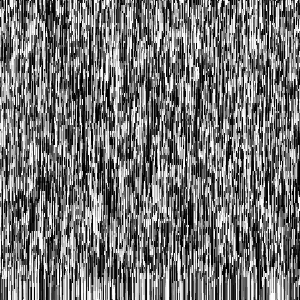
Frame 1 (no input)
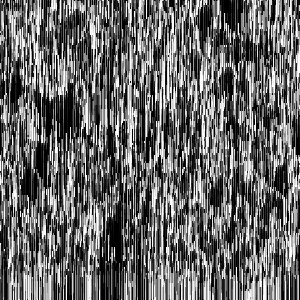
Frame 60 (no input)
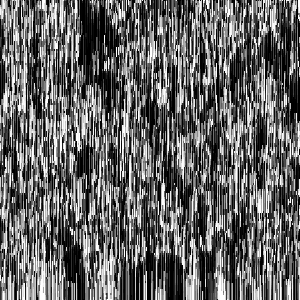
Frame 120 (the mouse pressed at the canvas centre since frame 60)

The p5.js sketch that drew these frames (run headless with seeded random() and noise() and a simulated clock; from frame 60 on, the mouse is pressed at the canvas centre):

// p5.js sketch
// ── sketch.js
// cellular automaton drawn as vertical strips — strip height scales with neighbor count.
// Click to restart.

const cellSize = 2;
let numX, numY;
let state, next, live;

function setup() {
  createCanvas(300, 300);
  numX = floor(width / cellSize);
  numY = floor(height / cellSize);
  restart();
}

function restart() {
  state = new Uint8Array(numX * numY);
  next = new Uint8Array(numX * numY);
  live = new Uint8Array(numX * numY);
  for (let i = 0; i < state.length; i++) state[i] = random(2) > 1 ? 1 : 0;
}

function calcNext() {
  for (let x = 0; x < numX; x++) {
    for (let y = 0; y < numY; y++) {
      const idx = x * numY + y;
      const s = state[idx];
      let l = s === 1 ? 1 : 0;
      for (let dx = -1; dx <= 1; dx++) {
        for (let dy = -1; dy <= 1; dy++) {
          if (dx === 0 && dy === 0) continue;
          const nx = (x + dx + numX) % numX;
          const ny = (y + dy + numY) % numY;
          if (state[nx * numY + ny] === 1) l++;
        }
      }
      let n = l <= 4 ? 0 : 1;
      if (l === 3 || l === 6) n = 1 - n;
      next[idx] = n;
      live[idx] = l;
    }
  }
}

function draw() {
  background(255);
  calcNext();

  push();
  rectMode(CENTER);
  translate(cellSize / 2, cellSize / 2);
  noStroke();
  for (let x = 0; x < numX; x++) {
    for (let y = 0; y < numY; y++) {
      const idx = x * numY + y;
      state[idx] = next[idx];
      fill(state[idx] === 1 ? 0 : 255);
      const h = 4 * cellSize * live[idx];
      rect(x * cellSize + random(-1, 1), y * cellSize, 1, h);
    }
  }
  pop();
}

function mousePressed() {
  if (mouseX < 0 || mouseY < 0 || mouseX > width || mouseY > height) return;
  restart();
}
